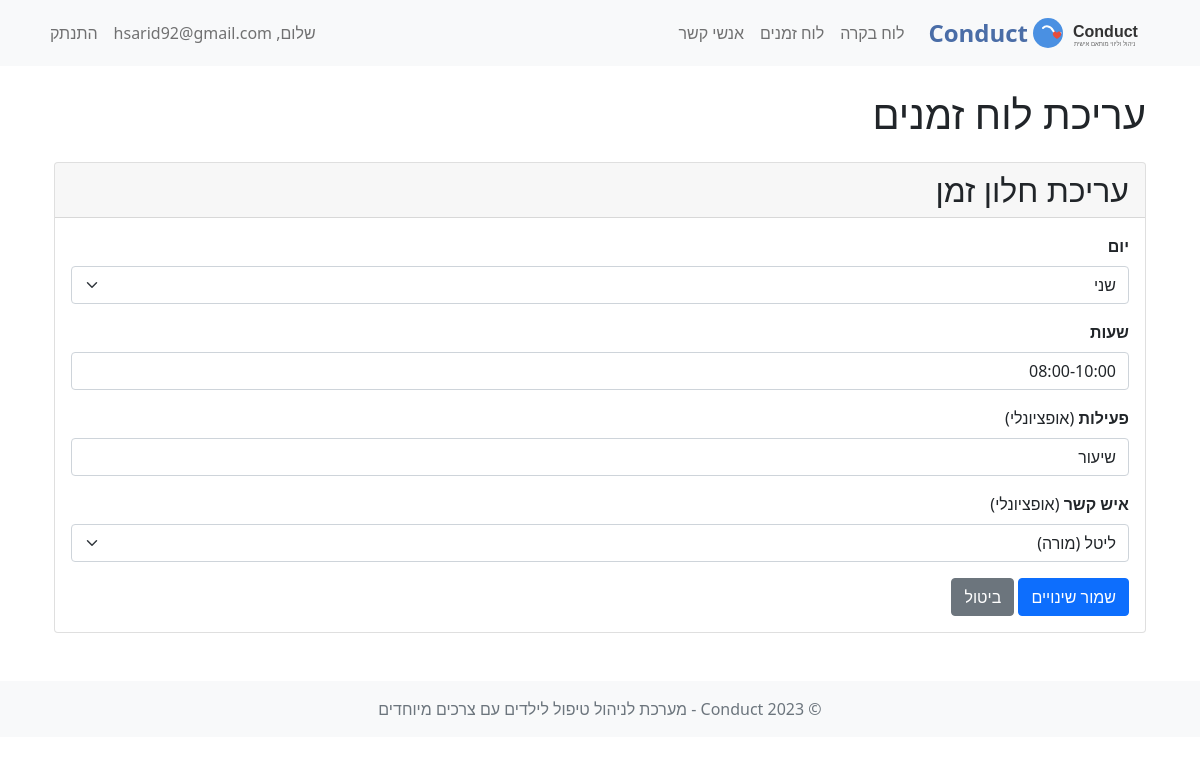
Page /edit_schedule/2 (signed in) on the earlier database version.
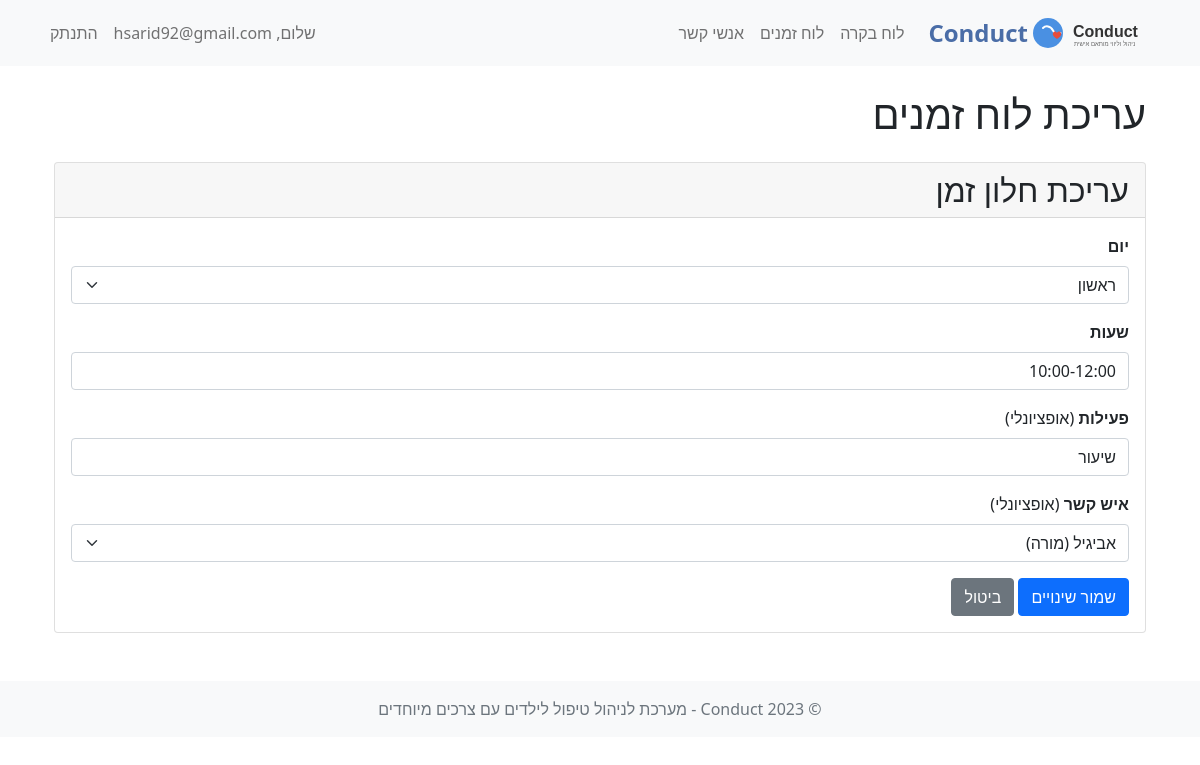
Same page on the later database version.
### models.py (models this page shows)
class Schedule(db.Model):
    id = db.Column(db.Integer, primary_key=True)
    user_id = db.Column(db.Integer, db.ForeignKey('user.id'), nullable=False)
    day_of_week = db.Column(db.String(20), nullable=False)  # e.g., "Monday", "Tuesday"
    time_slot = db.Column(db.String(50), nullable=False)  # e.g., "08:00-10:00"
    contact_id = db.Column(db.Integer, db.ForeignKey('contact.id'), nullable=True)
    activity = db.Column(db.String(200), nullable=True)
    contact = db.relationship('Contact', backref='schedules', lazy=True)

class Contact(db.Model):
    id = db.Column(db.Integer, primary_key=True)
    user_id = db.Column(db.Integer, db.ForeignKey('user.id'), nullable=False)
    name = db.Column(db.String(150), nullable=False)  # Name of the contact
    relation = db.Column(db.String(50), nullable=False)  # e.g., Teacher, Parent, Therapist
    phone_number = db.Column(db.String(20), nullable=False)

### schedule_routes.py (the view, shortened to what this page needs)
@schedule_bp.route('/edit_schedule/<int:schedule_id>', methods=['GET', 'POST'])
@login_required
def edit_schedule(schedule_id):
    schedule_entry = Schedule.query.filter_by(id=schedule_id, user_id=current_user.id).first()
    if not schedule_entry:
        flash('Schedule entry not found or you do not have permission to edit it.')
        return redirect(url_for('schedule.schedule'))
    contacts = Contact.query.filter_by(user_id=current_user.id).all()
    days_of_week = ["ראשון", "שני", "שלישי", "רביעי", "חמישי", "שישי", "שבת"]
    return render_template(
        'edit_schedule.html',
        title="עריכת לוח זמנים",
        entry=schedule_entry,
        days_of_week=days_of_week,
        contacts=contacts,
        rtl=True,
        align_right=True
    )

### APP.py (called while the page is built)
@login_manager.user_loader
def load_user(user_id):
    return User.query.get(int(user_id))

### templates/edit_schedule.html (shortened to what this page needs)
{% extends 'base.html' %}
{% block content %}
<div class="container" {% if rtl %}dir="rtl"{% endif %}>
    <h1 class="mb-4">{{ title }}</h1>
    <div class="card">
        <div class="card-header">
            <h2 class="mb-0">עריכת חלון זמן</h2>
        </div>
        <div class="card-body">
            <form method="POST" action="{{ url_for('edit_schedule', schedule_id=entry.id) }}">
                <div class="form-group mb-3">
                    <label for="day_of_week" class="form-label"><strong>יום</strong></label>
                    <select class="form-select" id="day_of_week" name="day_of_week" required>
                        {% for day in days_of_week %}
                        <option value="{{ day }}" {% if entry.day_of_week == day %}selected{% endif %}>{{ day }}</option>
                        {% endfor %}
                    </select>
                </div>
                <div class="form-group mb-3">
                    <label for="time_slot" class="form-label"><strong>שעות</strong></label>
                    <input type="text" class="form-control" id="time_slot" name="time_slot" value="{{ entry.time_slot }}" required>
                </div>
                <div class="form-group mb-3">
                    <label for="activity" class="form-label"><strong>פעילות</strong> (אופציונלי)</label>
                    <input type="text" class="form-control" id="activity" name="activity" value="{{ entry.activity or '' }}"
                           placeholder="לדוגמה: שיעור פרטי, טיפול, טיול, ביקור משפחתי...">
                </div>
                <div class="form-group mb-3">
                    <label for="contact_id" class="form-label"><strong>איש קשר</strong> (אופציונלי)</label>
                    <select class="form-select" id="contact_id" name="contact_id">
                        {% for contact in contacts %}
                        <option value="{{ contact.id }}" {% if entry.contact_id == contact.id %}selected{% endif %}>{{ contact.name }} ({{ contact.relation }})</option>
                        {% endfor %}
                    </select>
                </div>
                <button type="submit" class="btn btn-primary">שמור שינויים</button>
                <a href="{{ url_for('schedule') }}" class="btn btn-secondary">ביטול</a>
            </form>
        </div>
    </div>
</div>
{% endblock %}

Differences in the rows shown:
changed Schedule "שיעור": day_of_week "שני" → "ראשון"; time_slot "08:00-10:00" → "10:00-12:00"; contact_id "ליטל (מורה)" → "אביגיל (מורה)"
